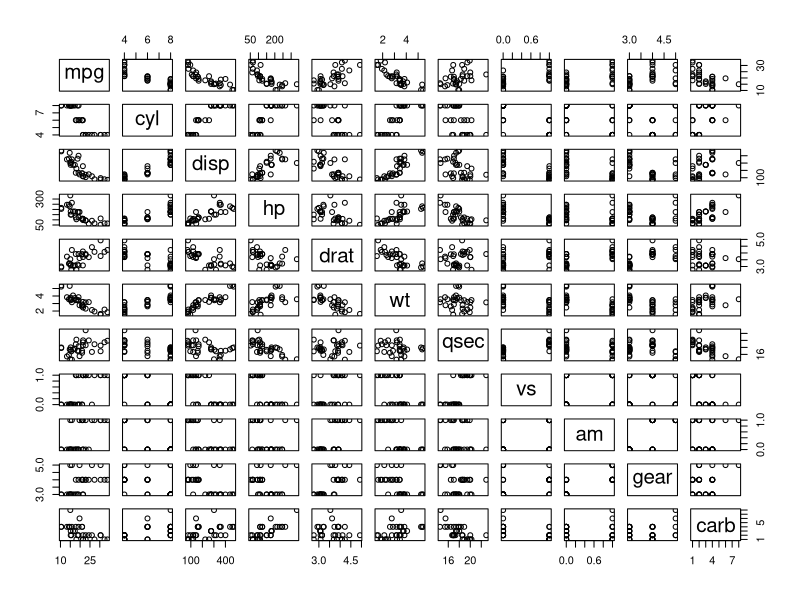
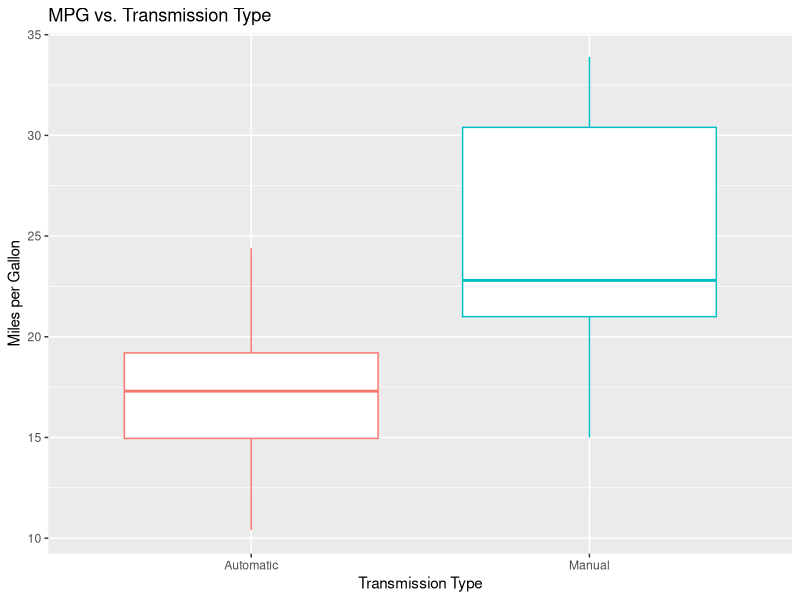
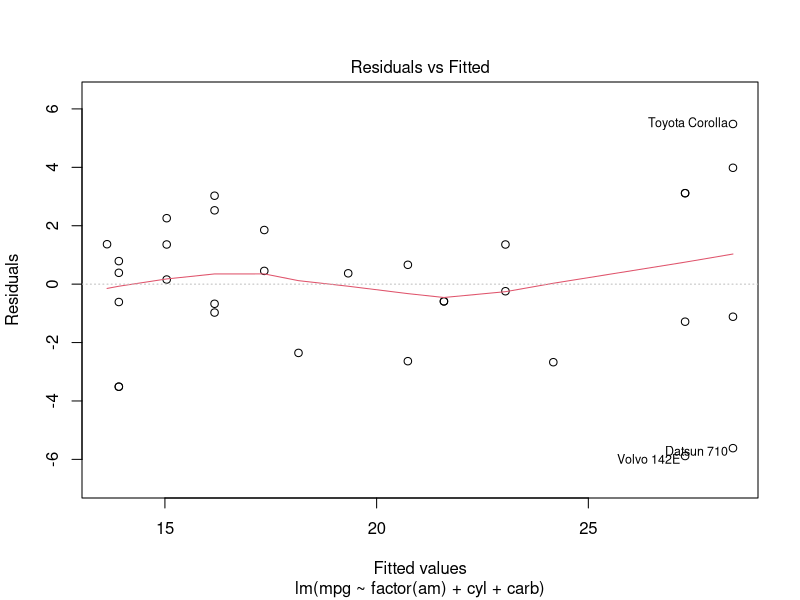
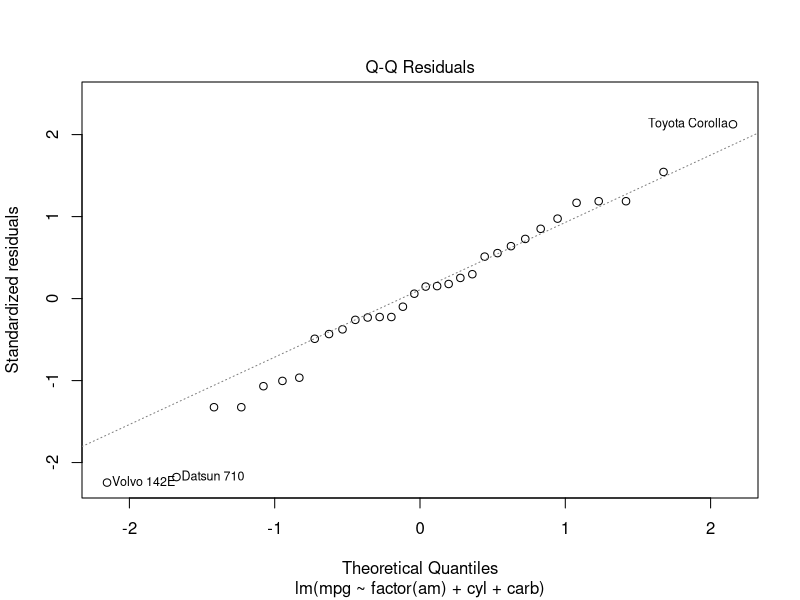
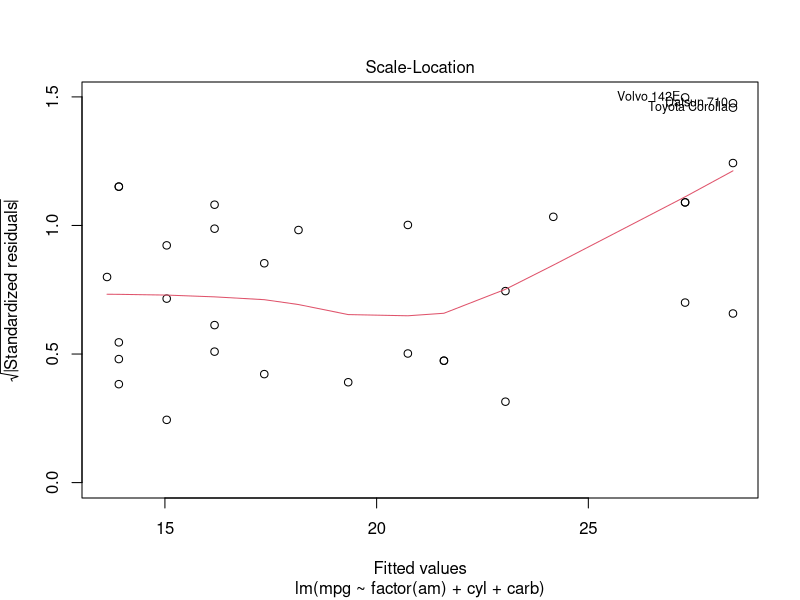
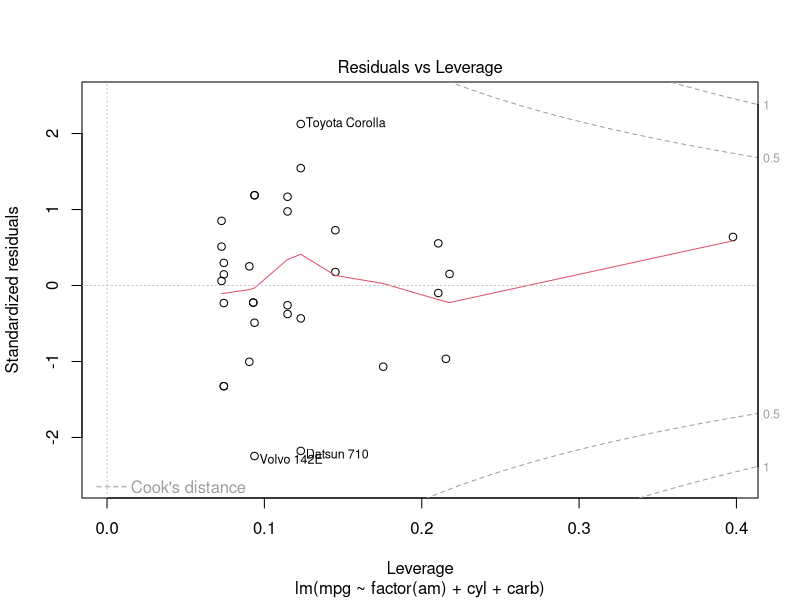
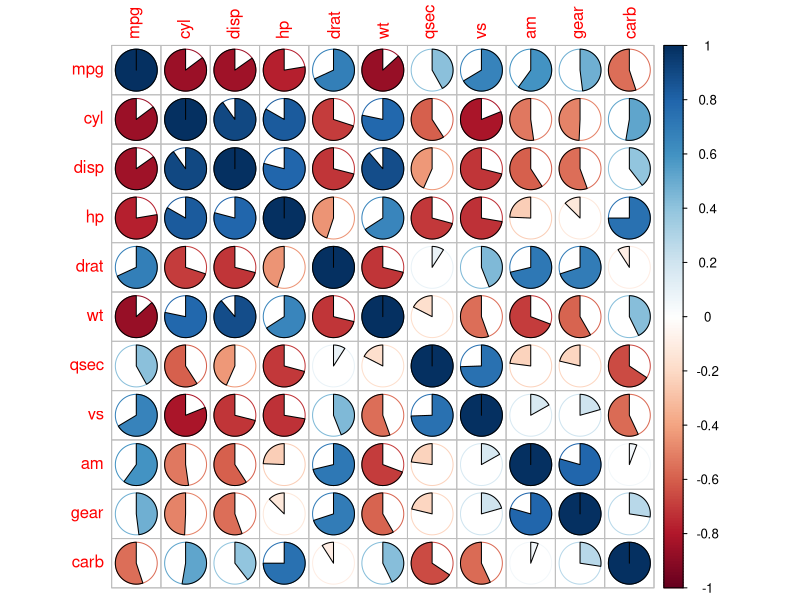
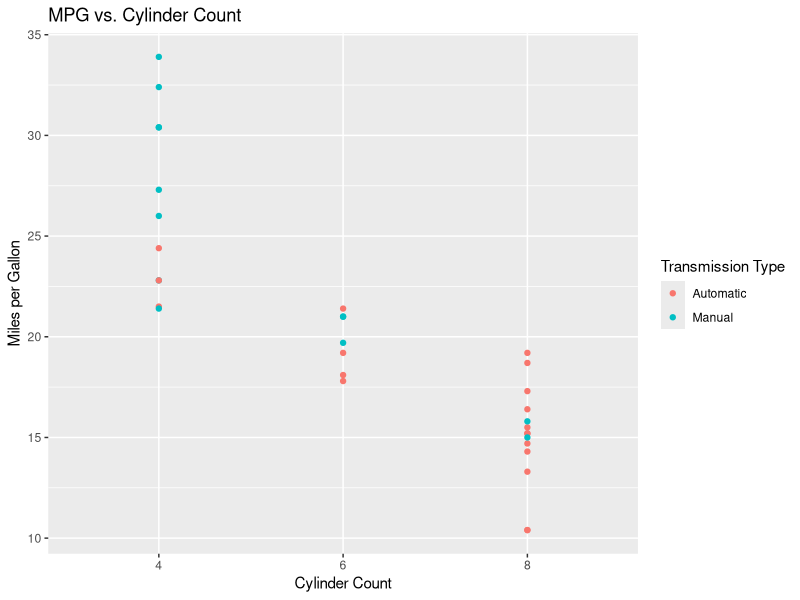

Write R code to recreate these figures, in order.
## ---- chunk 1

library(datasets)
library(ggplot2)
library(car)
library(corrplot)
data(mtcars)

## ---- chunk 2

summary(mtcars)

## ---- chunk 3

pairs(mtcars)

## ---- chunk 4

labels <- c("Automatic", "Manual")
g <- ggplot(aes(y = mpg, x = factor(am, labels = labels), color = factor(am, labels = labels)), data = mtcars)
g <- g + geom_boxplot()
g <- g + ggtitle("MPG vs. Transmission Type") + xlab("Transmission Type") + ylab("Miles per Gallon")
g + theme(legend.position = "none")

## ---- chunk 5

round(tapply(mtcars$mpg, factor(mtcars$am, labels = labels), mean), 2)

## ---- chunk 6

# Model one
model.1 <- lm(mpg ~ wt + cyl, data = mtcars)

## ---- chunk 7

# Model two
model.2 <- lm(mpg ~ factor(am) + hp, data = mtcars)

## ---- chunk 8

# Model three
model.3 <- lm(mpg ~ factor(am) + cyl + carb, data = mtcars)

## ---- chunk 9

summary(model.1)

## ---- chunk 10

# review additive impact of transmission variable
model.1a <- update(model.1, mpg ~ wt + cyl + factor(am), data = mtcars)
anova(model.1, model.1a)

## ---- chunk 11

summary(model.2)

## ---- chunk 12

am.estimate <- summary(model.2)$coef[2,1]
am.std.error <- summary(model.2)$coef[2,2]

# 95% confidence interval of the estimate
am.estimate + c(-1, 1) * 1.96 * am.std.error

## ---- chunk 13

summary(model.3)

## ---- chunk 14

am.estimate <- summary(model.3)$coef[2,1]
am.std.error <- summary(model.3)$coef[2,2]

# 95% confidence interval of the estimate
am.estimate + c(-1, 1) * 1.96 * am.std.error

## ---- chunk 15

anova(model.1, model.2, model.3)

## ---- chunk 16

vif(model.1)
vif(model.2)
vif(model.3)

## ---- chunk 17

# diagnostic plots to measure quality of model
plot(model.3)

## ---- chunk 18

correlation.matrix <- cor(mtcars)

## ---- chunk 19

corrplot(correlation.matrix, method = "pie")

## ---- chunk 20

# plot mpg vs cyl
g <- ggplot(aes(y = mpg, x = factor(cyl), color = factor(am, labels = labels)), 
            data = mtcars) + 
    geom_point()

g + ggtitle("MPG vs. Cylinder Count") + 
    xlab("Cylinder Count") + 
    ylab("Miles per Gallon") + 
    scale_color_discrete(name="Transmission Type")

# plot mpg vg disp
g <- ggplot(aes(y = mpg, x = disp, color = factor(am, labels = labels)), 
            data = mtcars) + 
    geom_point() + 
    geom_smooth(method = "lm")

g + ggtitle("MPG vs. Displacement") + 
    xlab("Displacement (cu.in)") + 
    ylab("Miles per Gallon") +
    scale_color_discrete(name="Transmission Type")

# plot mpg vs hp
g <- ggplot(aes(y = mpg, x = hp, color = factor(am, labels = labels)), 
       data = mtcars) + 
    geom_point() + 
    geom_smooth(method = "lm")

g + ggtitle("MPG vs. Horsepower") + 
    xlab("Horsepower") + 
    ylab("Miles per Gallon") +
    scale_color_discrete(name="Transmission Type")

# plot mpg vs wt
g <- ggplot(aes(y = mpg, x = wt, color = factor(am, labels = labels)), 
            data = mtcars) + 
    geom_point() + 
    geom_smooth(method = "lm")

g + ggtitle("MPG vs. Weight") + 
    xlab("Weight (per 1000 lbs)") + 
    ylab("Miles per Gallon") + 
    scale_color_discrete(name="Transmission Type")

## ---- chunk 21

# plot mpg vs cyl
g <- ggplot(aes(y = mpg, x = factor(cyl), color = factor(am, labels = labels)), 
            data = mtcars) + 
    geom_point()

g + ggtitle("MPG vs. Cylinder Count") + 
    xlab("Cylinder Count") + 
    ylab("Miles per Gallon") + 
    scale_color_discrete(name="Transmission Type")

# plot mpg vs carb
g <- ggplot(aes(y = mpg, x = factor(carb), color = factor(am, labels = labels)), 
            data = mtcars) + 
    geom_point()

g + ggtitle("MPG vs. Carburetor Count") + 
    xlab("Carburetor Count") + 
    ylab("Miles per Gallon") + 
    scale_color_discrete(name="Transmission Type")

## ---- chunk 22

influence.measures(model.3)

